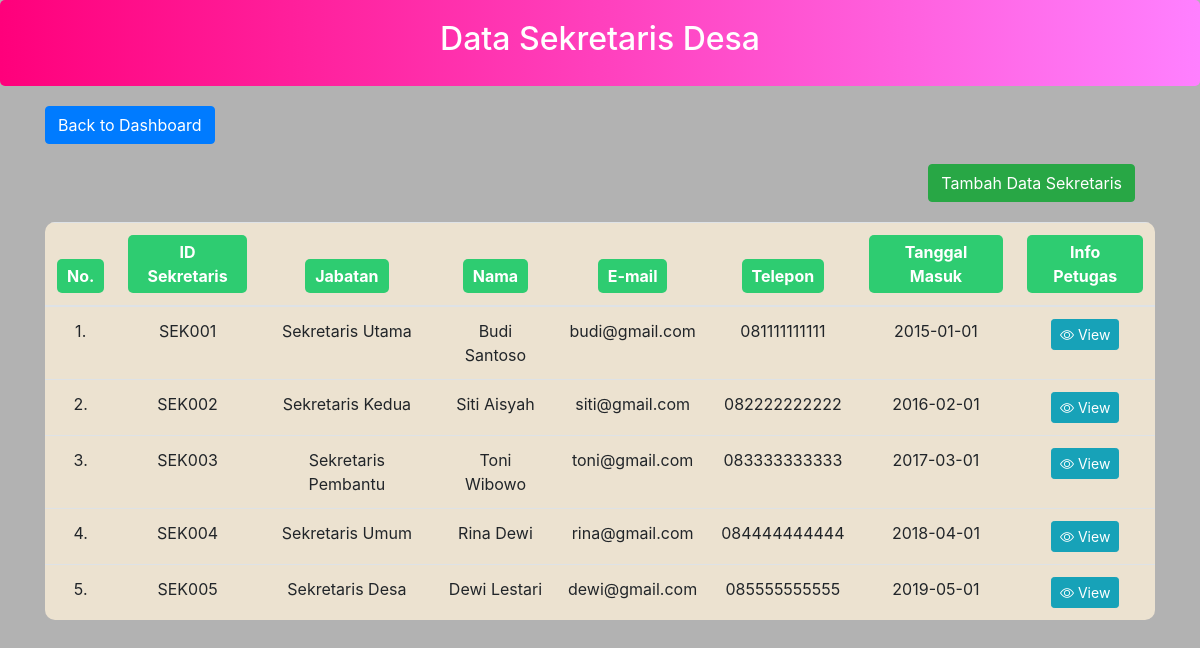
/LDadmin/petugas/index.php, run on the app's committed database.
### tables this page shows
CREATE TABLE `sekretaris_desa` (
  `id_sekretaris` varchar(20) NOT NULL,
  `nama_sekre` varchar(100) DEFAULT NULL,
  `jabatan` varchar(50) DEFAULT NULL,
  `tanggal_masuk` date DEFAULT NULL,
  `no_telepon` varchar(15) DEFAULT NULL,
  `email` varchar(100) DEFAULT NULL
);

### LDadmin/petugas/index.php (the view, shortened to what this page needs)
<!DOCTYPE html>
<html>
<head>
    <link rel="stylesheet" href="../../bootstrap/css/bootstrap.min.css">
    <link rel="stylesheet" href="https://cdn.jsdelivr.net/npm/bootstrap-icons@1.9.1/font/bootstrap-icons.css">
</head>
<body>
    <div class="header-gradient">
        <h2>Data Sekretaris Desa</h2>
    </div>
    <div class="container">
        <div class="back-btn">
                    <a href="../dashboard.php" class="btn btn-primary">Back to Dashboard</a>
                </div>
        <button
            type="button"
            class="btn btn-success float-right"
            style="margin: 20px"
            onclick="location.href='create.php'"
        >
            Tambah Data Sekretaris
        </button>
        <?php
        require 'koneksi.php';
        $sort_column = isset($_GET['sort_column']) ? $_GET['sort_column'] : 'id_sekretaris';
        $sort_order = isset($_GET['sort_order']) ? $_GET['sort_order'] : 'ASC';
        $new_sort_order = ($sort_order == 'ASC') ? 'DESC' : 'ASC';
        $query = "SELECT * FROM sekretaris_desa ORDER BY $sort_column $sort_order";
        $hasil = mysqli_query($conn, $query);
        ?>
        <table class="table table-hover">
            <thead>
                <tr>
                    <th scope="col" style="color: white;">
                        <a class="judultabel">No.</a>
                    </th>
                    <th scope="col" style="text-align: center;">
                        <a href="?sort_column=id_sekretaris&sort_order=<?php echo $new_sort_order; ?>" class="sort-link">ID Sekretaris</a>
                    </th>
                    <th scope="col" style="text-align: center;">
                        <a href="?sort_column=jabatan&sort_order=<?php echo $new_sort_order; ?>" class="sort-link">Jabatan</a>
                    </th>
                    <th scope="col" style="text-align: center;">
                        <a href="?sort_column=nama_sekre&sort_order=<?php echo $new_sort_order; ?>" class="sort-link">Nama</a>
                    </th>
                    <th scope="col" style="text-align: center;">
                        <a href="?sort_column=email&sort_order=<?php echo $new_sort_order; ?>" class="sort-link">E-mail</a>
                    </th>
                    <th scope="col" style="text-align: center;">
                        <a href="?sort_column=no_telepon&sort_order=<?php echo $new_sort_order; ?>" class="sort-link">Telepon</a>
                    </th>
                    <th scope="col" style="text-align: center;">
                        <a href="?sort_column=tanggal_masuk&sort_order=<?php echo $new_sort_order; ?>" class="sort-link">Tanggal Masuk</a>
                    </th>
                    <th scope="col" style="text-align: center; color: white;">
                        <a class="judultabel">Info Petugas</a>
                    </th>
                </tr>
            </thead>
            <tbody>
                <?php
                $no = 1;
                while ($data = mysqli_fetch_array($hasil)) {
                    echo "<tr>";
                    echo "<td style='text-align: center;'>" . $no . ".</td>";
                    echo "<td style='text-align: center;'>" . $data['id_sekretaris'] . "</td>";
                    echo "<td style='text-align: center;'>" . $data['jabatan'] . "</td>";
                    echo "<td style='text-align: center;'>" . $data['nama_sekre'] . "</td>";
                    echo "<td style='text-align: center;'>" . $data['email'] . "</td>";
                    echo "<td style='text-align: center;'>" . $data['no_telepon'] . "</td>";
                    echo "<td style='text-align: center;'>" . $data['tanggal_masuk'] . "</td>";
                    echo "<td style='text-align: center;'>
                            <a href='view.php?id_sekretaris=" . $data['id_sekretaris'] . "' class='btn btn-info btn-sm' title='view'>
                                <i class='bi bi-eye'></i> View
                            </a>
                          </td>";
                    echo "</tr>";
                    $no++;
                }
                ?>
            </tbody>
        </table>
    </div>
</body>
</html>

### LDadmin/petugas/index.php (style rules this page uses)
body { background: linear-gradient(rgba(0, 0, 0, 0.3), rgba(0, 0, 0, 0.3)), url('../images/sekretaris.jpg'); background-size: cover; background-position: center; background-attachment: fixed; color: white; height: 100vh; margin: 0; display: flex; flex-direction: column; }
.header-gradient { background: linear-gradient(90deg, #ff007b, #ff80ff); color: white; padding: 20px; margin-bottom: 20px; border-radius: 5px; text-align: center; }
table { background-color: #ECE2D0; border-collapse: collapse; border-radius: 10px; overflow: hidden; }
.judultabel { color: white; background-color: #2ecc71; padding: 5px 10px; border-radius: 5px; text-decoration: none; display: inline-block; text-align: center; }
.sort-link { color: white; background-color: #2ecc71; padding: 5px 10px; border-radius: 5px; text-decoration: none; display: inline-block; text-align: center; }

### data on the page
sekretaris_desa: id_sekretaris "SEK001", jabatan "Sekretaris Utama", nama_sekre "Budi Santoso", email "budi@gmail.com", no_telepon "081111111111", tanggal_masuk "2015-01-01"
sekretaris_desa: id_sekretaris "SEK002", jabatan "Sekretaris Kedua", nama_sekre "Siti Aisyah", email "siti@gmail.com", no_telepon "082222222222", tanggal_masuk "2016-02-01"
sekretaris_desa: id_sekretaris "SEK003", jabatan "Sekretaris Pembantu", nama_sekre "Toni Wibowo", email "toni@gmail.com", no_telepon "083333333333", tanggal_masuk "2017-03-01"
sekretaris_desa: id_sekretaris "SEK004", jabatan "Sekretaris Umum", nama_sekre "Rina Dewi", email "rina@gmail.com", no_telepon "084444444444", tanggal_masuk "2018-04-01"
sekretaris_desa: id_sekretaris "SEK005", jabatan "Sekretaris Desa", nama_sekre "Dewi Lestari", email "dewi@gmail.com", no_telepon "085555555555", tanggal_masuk "2019-05-01"
